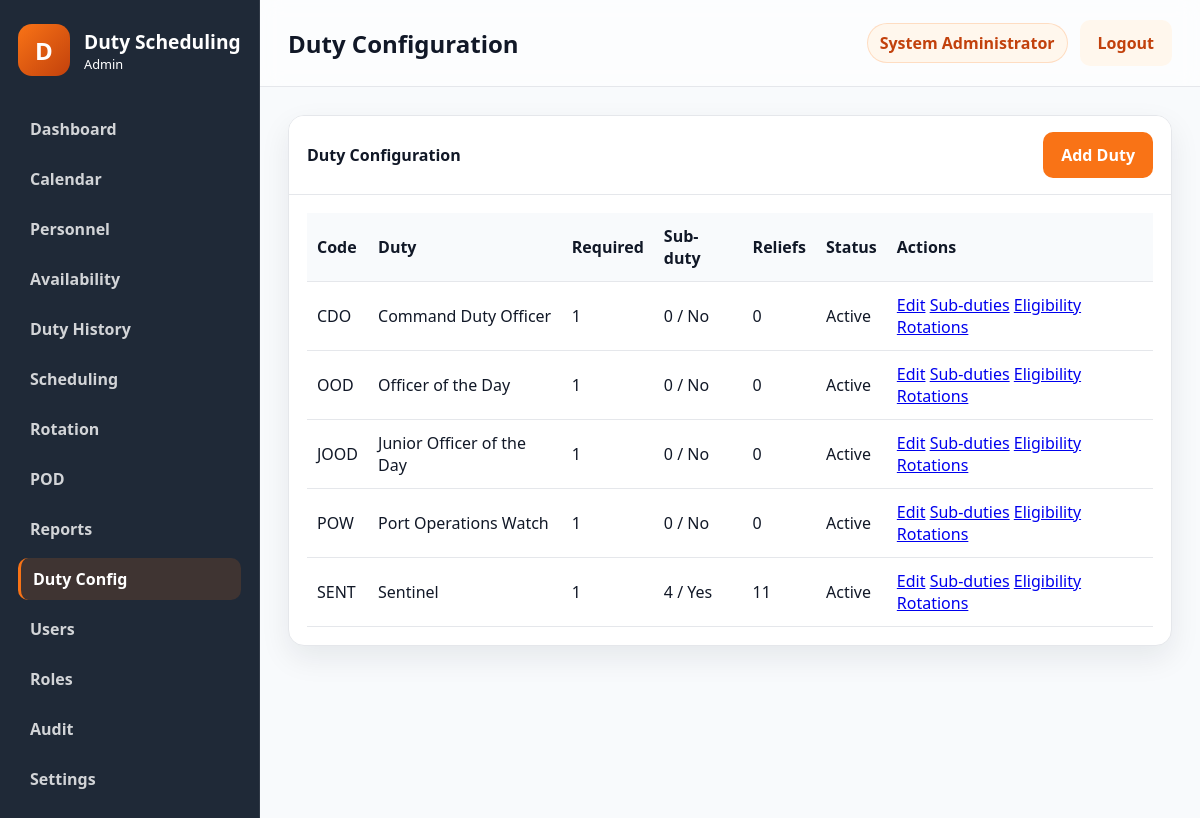
Page /public/?route=duties/index (signed in) on the committed database.
### tables this page shows
CREATE TABLE users (
    id INT NOT NULL AUTO_INCREMENT,
    username VARCHAR(50) NOT NULL,
    password_hash VARCHAR(255) NOT NULL,
    full_name VARCHAR(100) NOT NULL,
    email VARCHAR(100) NULL,
    role_id INT NOT NULL,
    status ENUM('active','inactive') NOT NULL DEFAULT 'active',
    failed_login_attempts INT NOT NULL DEFAULT 0,
    locked_until DATETIME NULL,
    last_login DATETIME NULL,
    created_at TIMESTAMP NOT NULL DEFAULT CURRENT_TIMESTAMP,
    updated_at TIMESTAMP NOT NULL DEFAULT CURRENT_TIMESTAMP ON UPDATE CURRENT_TIMESTAMP,
    PRIMARY KEY (id),
    UNIQUE KEY uk_users_username (username),
    KEY idx_users_role_id (role_id),
    CONSTRAINT fk_users_role_id FOREIGN KEY (role_id) REFERENCES roles (id)
        ON UPDATE CASCADE
        ON DELETE RESTRICT
);

CREATE TABLE duties (
    id INT NOT NULL AUTO_INCREMENT,
    duty_code VARCHAR(20) NOT NULL,
    duty_name VARCHAR(100) NOT NULL,
    description TEXT NULL,
    start_time TIME NULL,
    end_time TIME NULL,
    personnel_required INT NOT NULL DEFAULT 1,
    rotation_type ENUM('none','sequential') NOT NULL DEFAULT 'none',
    has_subduties TINYINT(1) NOT NULL DEFAULT 0,
    sort_order INT NULL,
    is_active TINYINT(1) NOT NULL DEFAULT 1,
    created_at TIMESTAMP NOT NULL DEFAULT CURRENT_TIMESTAMP,
    updated_at TIMESTAMP NOT NULL DEFAULT CURRENT_TIMESTAMP ON UPDATE CURRENT_TIMESTAMP,
    PRIMARY KEY (id),
    UNIQUE KEY uk_duties_duty_code (duty_code),
    KEY idx_duties_rotation_type (rotation_type),
    KEY idx_duties_is_active (is_active)
);

### controllers/DutyController.php (called while the page is built, shortened)
<?php
class DutyController
{
    public function index(): void
    {
        $pageTitle = 'Duty Configuration';
        $duties = Duty::all();
        include APP_ROOT . '/views/layouts/layout.php';
    }
}

### public/index.php (called while the page is built, shortened)
<?php
$route = trim((string) ($_GET['route'] ?? ''), " /\t\n\r");
$routeResolver = resolve_route($route);
[$controllerName, $actionName] = $routeResolver;
if ($route !== 'auth/login' && $route !== 'auth/logout' && !is_logged_in()) {
    redirect(APP_PUBLIC_URL . '/?route=auth/login');
}
$controller = new $controllerName();
$controller->{$actionName}();

### core/functions.php (called while the page is built, shortened)
<?php
function normalize_permission(string $permission): string
{
    $normalized = trim(strtolower($permission));
    $normalized = str_replace(':', '.', $normalized);
    $normalized = str_replace('_', '.', $normalized);
    return $normalized;
}
function e(mixed $value): string
{
    return htmlspecialchars((string) $value, ENT_QUOTES, 'UTF-8');
}
function user_has_permission(string $permission): bool
{
    $user = current_user();
    $permissions = $user['permissions'] ?? [];
    return in_array(normalize_permission($permission), $permissions, true);
}

### core/auth.php (called while the page is built, shortened)
<?php
function is_logged_in(): bool
{
    $user = current_user();
    return !empty($user);
}
function current_user(): ?array
{
    $sessionUser = $_SESSION['user'] ?? null;
    $userId = (int) ($_SESSION['user_id'] ?? 0);
    if (is_array($sessionUser) && !empty($sessionUser['id'])) {
        $user = User::findById($userId);
        $role = Role::findById((int) ($user['role_id'] ?? 0));
        $user['role_name'] = $role['role_name'] ?? ($sessionUser['role_name'] ?? '');
        $user['permissions'] = Role::getPermissionsForRoleId((int) ($user['role_id'] ?? 0));
        return $user;
    }
    $user = User::findById($userId);
    $role = Role::findById((int) ($user['role_id'] ?? 0));
    $user['role_name'] = $role['role_name'] ?? '';
    $user['permissions'] = Role::getPermissionsForRoleId((int) ($user['role_id'] ?? 0));
    return $user;
}

### models/User.php (called while the page is built, shortened)
<?php
class User
{
    public static function findById(int $id): ?array
    {
        $pdo = get_db();
        $statement = $pdo->prepare(
            'SELECT u.*, r.role_name, r.permissions AS role_permissions
             FROM users u
             LEFT JOIN roles r ON r.id = u.role_id
             WHERE u.id = :id
             LIMIT 1'
        );
        $statement->execute([':id' => $id]);
        $user = $statement->fetch();
        $user['permissions'] = Role::decodePermissions($user['role_permissions'] ?? '[]');
        return $user;
    }
}

### models/Role.php (called while the page is built, shortened)
<?php
class Role
{
    public static function findById(int $id): ?array
    {
        $pdo = get_db();
        $statement = $pdo->prepare('SELECT * FROM roles WHERE id = :id LIMIT 1');
        $statement->execute([':id' => $id]);
        $role = $statement->fetch();
        return $role ?: null;
    }
    public static function getPermissionsForRoleId(int $roleId): array
    {
        $role = self::findById($roleId);
        return self::decodePermissions($role['permissions'] ?? '[]');
    }
    public static function decodePermissions(mixed $permissions): array
    {
        $values = [];
        if (is_array($permissions)) {
            $values = array_values($permissions);
        } else {
            $decoded = json_decode((string) $permissions, true);
            if (is_array($decoded)) {
                $values = array_values($decoded);
            }
        }
        $normalized = [];
        foreach ($values as $value) {
            $normalized[] = normalize_permission((string) $value);
        }
        return array_values(array_unique($normalized));
    }
}

### models/Duty.php (called while the page is built, shortened)
<?php
class Duty
{
    public static function all(): array
    {
        $pdo = get_db();
        $statement = $pdo->query('SELECT * FROM duties ORDER BY sort_order IS NULL, sort_order ASC, id ASC');
        return $statement->fetchAll() ?: [];
    }
    public static function subDutyCount(int $dutyId): int
    {
        $pdo = get_db();
        $statement = $pdo->prepare('SELECT COUNT(*) FROM duty_subduties WHERE duty_id = :duty_id');
        $statement->execute([':duty_id' => $dutyId]);
        return (int) $statement->fetchColumn();
    }
    public static function reliefCount(int $dutyId): int
    {
        $pdo = get_db();
        $statement = $pdo->prepare(
            'SELECT COUNT(*) FROM duty_reliefs dr
             INNER JOIN duty_subduties ds ON ds.id = dr.subduty_id
             WHERE ds.duty_id = :duty_id'
        );
        $statement->execute([':duty_id' => $dutyId]);
        return (int) $statement->fetchColumn();
    }
}

### views/duties/list.php (the view, shortened to what this page needs)
<div class="panel">
    <div class="panel-header">
        <span>Duty Configuration</span>
        <a class="btn btn-primary" href="<?= e(APP_PUBLIC_URL . '/?route=duties/create'); ?>">Add Duty</a>
    </div>
    <div class="panel-body">
        <table class="data-table">
            <thead>
                <tr>
                    <th>Code</th>
                    <th>Duty</th>
                    <th>Required</th>
                    <th>Sub-duty</th>
                    <th>Reliefs</th>
                    <th>Status</th>
                    <th>Actions</th>
                </tr>
            </thead>
            <tbody>
                <?php foreach ($duties as $duty): ?>
                    <tr>
                        <td><?= e($duty['duty_code'] ?? ''); ?></td>
                        <td><?= e($duty['duty_name'] ?? ''); ?></td>
                        <td><?= e((string) ($duty['personnel_required'] ?? 1)); ?></td>
                        <td><?= e((string) Duty::subDutyCount((int) ($duty['id'] ?? 0))); ?> / <?= e($duty['has_subduties'] ? 'Yes' : 'No'); ?></td>
                        <td><?= e((string) Duty::reliefCount((int) ($duty['id'] ?? 0))); ?></td>
                        <td><?= (int) ($duty['is_active'] ?? 1) === 1 ? 'Active' : 'Inactive'; ?></td>
                        <td>
                            <a href="<?= e(APP_PUBLIC_URL . '/?route=duties/edit&id=' . (int) ($duty['id'] ?? 0)); ?>">Edit</a>
                            <a href="<?= e(APP_PUBLIC_URL . '/?route=subduties/index&duty_id=' . (int) ($duty['id'] ?? 0)); ?>">Sub-duties</a>
                            <a href="<?= e(APP_PUBLIC_URL . '/?route=eligibility/index&duty_id=' . (int) ($duty['id'] ?? 0)); ?>">Eligibility</a>
                            <a href="<?= e(APP_PUBLIC_URL . '/?route=rotation-groups/index&duty_id=' . (int) ($duty['id'] ?? 0)); ?>">Rotations</a>
                        </td>
                    </tr>
                <?php endforeach; ?>
            </tbody>
        </table>
    </div>
</div>

### views/layouts/layout.php (shortened to what this page needs)
<?php
$user = $user ?? current_user();
$pageTitle = $pageTitle ?? 'Dashboard';
$viewFile = $viewFile ?? APP_ROOT . '/views/dashboard/index.php';
?>
<!doctype html>
<html lang="en">
<head>
    <link rel="stylesheet" href="<?= e(APP_PUBLIC_URL . '/assets/css/app.css'); ?>">
    <link rel="stylesheet" href="<?= e(APP_PUBLIC_URL . '/assets/css/print.css'); ?>">
</head>
<body class="app-body">
    <div class="app-shell">
        <?php include APP_ROOT . '/views/layouts/sidebar.php'; ?>
        <main class="main-panel">
            <header class="topbar no-print">
                <div>
                    <h1><?= e($pageTitle); ?></h1>
                </div>
                <div class="topbar-actions">
                    <span class="user-pill"><?= e($user['full_name'] ?? 'Administrator'); ?></span>
                    <a class="btn btn-secondary" href="<?= e(APP_PUBLIC_URL . '/?route=auth/logout'); ?>">Logout</a>
                </div>
            </header>
            <section class="content-area">
                <?php include $viewFile; ?>
            </section>
        </main>
    </div>
</body>
</html>

### views/layouts/sidebar.php (shortened to what this page needs)
<?php
$menuItems = [
    ['label' => 'Dashboard', 'route' => 'dashboard/index', 'permission' => 'dashboard.view'],
    ['label' => 'Calendar', 'route' => 'calendar/index', 'permission' => 'calendar.view'],
    ['label' => 'Personnel', 'route' => 'personnel/index', 'permission' => 'personnel.view'],
    ['label' => 'Availability', 'route' => 'availability/index', 'permission' => 'availability.view'],
    ['label' => 'Duty History', 'route' => 'dutyhistory/index', 'permission' => 'dutyhistory.view'],
    ['label' => 'Scheduling', 'route' => 'schedule/index', 'permission' => 'schedule.manage'],
    ['label' => 'Rotation', 'route' => 'rotation/index', 'permission' => 'rotation.view'],
    ['label' => 'POD', 'route' => 'pod/index', 'permission' => 'pod.manage'],
    ['label' => 'Reports', 'route' => 'reports/index', 'permission' => 'reports.view'],
    ['label' => 'Duty Config', 'route' => 'duties/index', 'permission' => 'dutyconfig.manage'],
    ['label' => 'Users', 'route' => 'users/index', 'permission' => 'users.manage'],
    ['label' => 'Roles', 'route' => 'roles/index', 'permission' => 'users.manage'],
    ['label' => 'Audit', 'route' => 'audit/index', 'permission' => 'audit.view'],
    ['label' => 'Settings', 'route' => 'settings/index', 'permission' => 'settings.manage'],
];
?>
<aside class="sidebar no-print">
    <div class="brand-wrap">
        <div class="brand-mark">D</div>
        <div>
            <div class="brand-name">Duty Scheduling</div>
            <div class="brand-subtitle">Admin</div>
        </div>
    </div>
    <nav class="nav-menu">
        <?php foreach ($menuItems as $item): ?>
            <?php if (user_has_permission($item['permission'])): ?>
                <a class="nav-item <?= (($_GET['route'] ?? '') === $item['route']) ? 'active' : ''; ?>" href="<?= e(APP_PUBLIC_URL . '/?route=' . $item['route']); ?>"><?= e($item['label']); ?></a>
            <?php endif; ?>
        <?php endforeach; ?>
    </nav>
</aside>

### public/assets/css/app.css (style rules this page uses)
:root { --primary: #F97316; --primary-dark: #C2410C; --primary-light: #FFF7ED; --dark: #1F2937; --bg: #F8FAFC; --border: #E5E7EB; --text: #111827; --muted: #6B7280; --shadow: 0 12px 30px rgba(15, 23, 42, 0.08); --radius: 16px; --card-bg: #FFFFFF; --danger: #DC2626; --success: #16A34A; --warning: #F59E0B; }
* { box-sizing: border-box; }
html, body { margin: 0; min-height: 100%; font-family: "Segoe UI", Tahoma, Geneva, Verdana, sans-serif; background: var(--bg); color: var(--text); }
body { min-height: 100vh; }
.brand-wrap { display: flex; align-items: center; gap: 14px; margin-bottom: 24px; }
.brand-mark { display: grid; place-items: center; width: 52px; height: 52px; border-radius: 14px; background: linear-gradient(135deg, var(--primary) 0%, var(--primary-dark) 100%); color: #fff; font-size: 1.5rem; font-weight: 700; }
.brand-name { font-size: 1.2rem; font-weight: 700; color: var(--dark); }
.brand-subtitle { color: var(--muted); font-size: 0.8rem; }
.btn { display: inline-flex; align-items: center; justify-content: center; padding: 12px 18px; border: none; border-radius: 10px; text-decoration: none; cursor: pointer; font-weight: 600; transition: opacity 0.2s ease; }
.btn-primary { background: var(--primary); color: #fff; }
.btn-secondary { background: var(--primary-light); color: var(--primary-dark); }
.app-body { background: var(--bg); }
.app-shell { display: flex; min-height: 100vh; }
.sidebar { width: 260px; background: var(--dark); color: #fff; padding: 24px 18px; border-right: 1px solid rgba(255, 255, 255, 0.08); }
.sidebar .brand-wrap { margin-bottom: 32px; color: #fff; }
.sidebar .brand-name, .sidebar .brand-subtitle { color: #fff; }
.nav-menu { display: flex; flex-direction: column; gap: 8px; }
.nav-item { display: block; padding: 10px 12px; border-radius: 10px; color: rgba(255, 255, 255, 0.8); text-decoration: none; font-weight: 600; }
.nav-item.active, .nav-item:hover { background: rgba(249, 115, 22, 0.15); color: #fff; border-left: 3px solid var(--primary); }
.main-panel { flex: 1; display: flex; flex-direction: column; }
.topbar { display: flex; align-items: center; justify-content: space-between; padding: 20px 28px; background: rgba(255, 255, 255, 0.6); border-bottom: 1px solid var(--border); backdrop-filter: blur(10px); }
.topbar h1 { margin: 0; font-size: 1.5rem; }
.topbar-actions { display: flex; align-items: center; gap: 12px; }
.user-pill { background: var(--primary-light); color: var(--primary-dark); border: 1px solid rgba(249, 115, 22, 0.2); border-radius: 999px; padding: 8px 12px; font-weight: 600; }
.content-area { padding: 28px; }
.data-table { width: 100%; border-collapse: collapse; }
.data-table th, .data-table td { padding: 12px 10px; text-align: left; border-bottom: 1px solid var(--border); }
.data-table th { background: #f8fafc; }
.panel { background: var(--card-bg); border: 1px solid var(--border); border-radius: var(--radius); overflow: hidden; box-shadow: var(--shadow); }
.panel-header { display: flex; align-items: center; justify-content: space-between; padding: 16px 18px; border-bottom: 1px solid var(--border); background: #fff; font-weight: 700; }
.panel-body { padding: 18px; }
.no-print { print-color-adjust: exact; }

### public/assets/css/print.css (style rules this page uses)
body { background: #fff; }

### rows in the picture
users: full_name "System Administrator"
duties: duty_code "CDO", duty_name "Command Duty Officer", personnel_required "1", id "0", has_subduties "No", is_active "Active"
duties: duty_code "OOD", duty_name "Officer of the Day", personnel_required "1", id "0", has_subduties "No", is_active "Active"
duties: duty_code "JOOD", duty_name "Junior Officer of the Day", personnel_required "1", id "0", has_subduties "No", is_active "Active"
duties: duty_code "POW", duty_name "Port Operations Watch", personnel_required "1", id "0", has_subduties "No", is_active "Active"
duties: duty_code "SENT", duty_name "Sentinel", personnel_required "1", id "4", has_subduties "Yes", id "11", is_active "Active"

### other values in the picture
$item['label'] "Dashboard"
$item['label'] "Calendar"
$item['label'] "Personnel"
$item['label'] "Availability"
$item['label'] "Duty History"
$item['label'] "Scheduling"
$item['label'] "Rotation"
$item['label'] "POD"
$item['label'] "Reports"
$item['label'] "Duty Config"
$item['label'] "Users"
$item['label'] "Roles"
$item['label'] "Audit"
$item['label'] "Settings"
$pageTitle "Duty Configuration"
